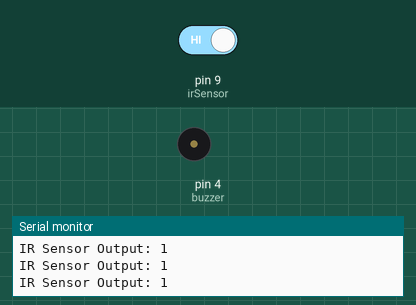
A sketch run on a simulated Arduino Uno, built with avr-gcc and run on an emulated ATmega328P. On the bench: buzzer (waves = sounding, pin HIGH), the last lines printed to the serial monitor. The inputs (shaded band) are chosen by the test bench; at power-on: pin 9 (irSensor) HIGH.

Above: at 1.2 s.
1.3 s: pin 9 (irSensor) driven LOW
At 2.0 s:
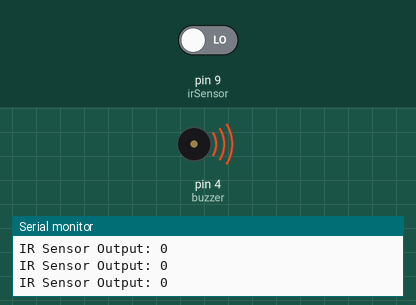
2.8 s: pin 9 (irSensor) driven HIGH
At 3.3 s:
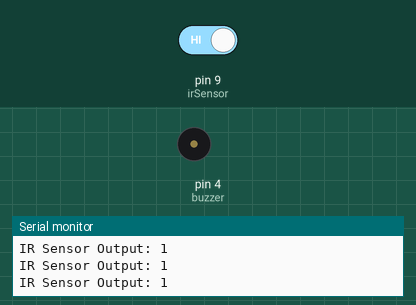
Timing chart, 0 to 5.8 s (numbered marks = the images above; inputs shaded):
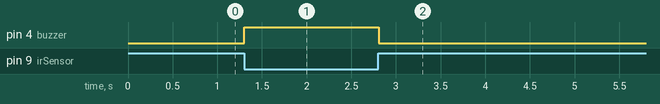

The sketch:

buzzerWithIr.ino
```cpp
int buzzer = 4;
int irSensor = 9; // Assuming the IR sensor is connected to pin 9
int thresholdDistance = 50; // This threshold is now for proximity distance rather than distance measured by ultrasonic sensor

void setup() {
  // put your setup code here, to run once:
  Serial.begin(9600);
  pinMode(buzzer, OUTPUT);
  pinMode(irSensor, INPUT); // IR sensor is an input device
}

void loop() {
  // put your main code here, to run repeatedly:
  int irDistance = digitalRead(irSensor); // Read the digital value from IR sensor

  Serial.print("IR Sensor Output: ");
  Serial.println(irDistance); // Print IR sensor output for debugging

  if (irDistance == LOW) { // If an object is detected within the threshold distance
    digitalWrite(buzzer, HIGH); // Turn on the buzzer
  } else {
    digitalWrite(buzzer, LOW); // Turn off the buzzer
  }

  delay(100);
}
```

Measured:
- after the input at 1.3 s, pin 4 (buzzer): LOW → HIGH at once
- after the input at 2.8 s, pin 4 (buzzer): HIGH → LOW at once
